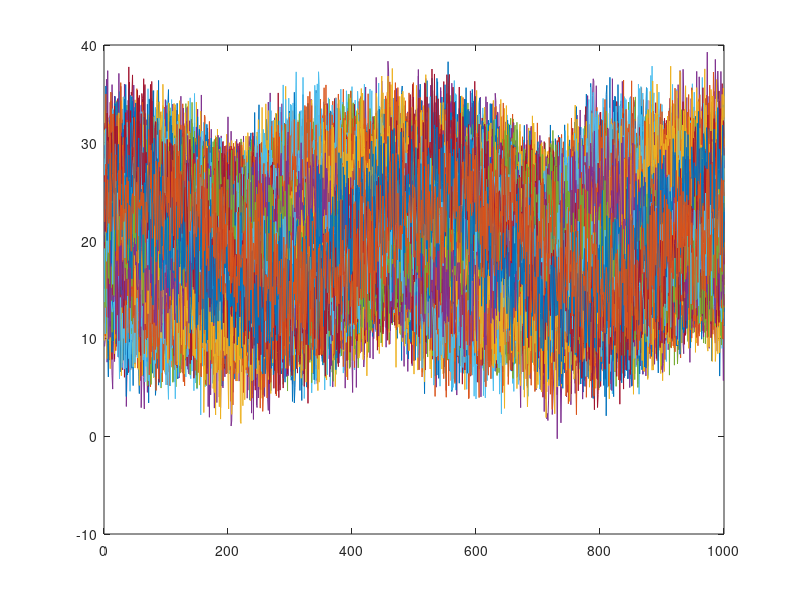

MATLAB code for this plot: (Note: this script raises an error after producing the figure.)
a = sin((1:1000)*0.1) + rand(1000,1)'/10;
b = cos((1:1000)*0.2) + rand(1000,1)'/2;

N = 100;

a = [];
b = [];
noise_amp = 10;
scaling_amp = 10;
noise_a = linspace(noise_amp - noise_amp/2,noise_amp + noise_amp/2,1000);
noise_b = linspace(noise_amp - noise_amp/2,noise_amp + noise_amp/2,1000);
scaling_a = linspace(0,scaling_amp,N);
scaling_b = linspace(0,scaling_amp,N);
phase_a   = linspace(0,pi/4,N);
phase_b   = linspace(3*pi/4,5*pi/4,N);

phase_a = phase_a(randperm(numel(phase_a)));
phase_b = phase_b(randperm(numel(phase_b)));
scaling_a = scaling_a(randperm(numel(scaling_a)));
scaling_b = scaling_b(randperm(numel(scaling_b)));

for idx = 1:100
    t = linspace(0,4*pi,1000);
    a = [a; sin(t + phase_a(idx)) * scaling_a(idx) + noise_a(randperm(numel(noise_a)))];
    b = [b; sin(t + phase_b(idx)) * scaling_b(idx) + noise_b(randperm(numel(noise_b)))];
end

c = a+b;
figure();plot(c')
[LoadingsPM, specVarPM, T, stats, F] = factoran(double(c'), 3);
figure();scatter(LoadingsPM(:,1), scaling_a, 'b', 'filled'); hold on;scatter(LoadingsPM(:,2), scaling_b, 'r', 'filled');
figure();plot(F)